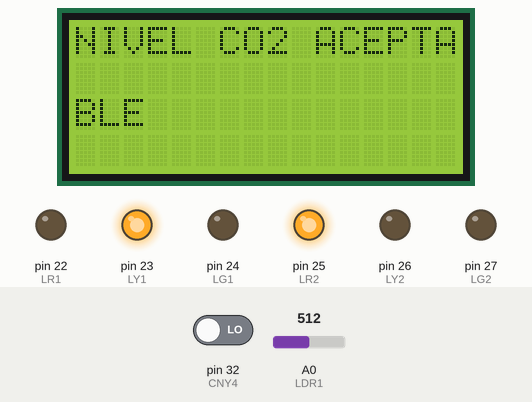
Recording of a sketch running on a simulated Arduino Mega 2560, built with avr-gcc and run on an emulated ATmega2560. On the bench: 16×4 character LCD, output pins drawn as LEDs (lit = HIGH). The inputs (shaded band) are chosen by the test bench; at power-on: A0 (LDR1) = 512, pin 32 (CNY4) LOW. What the sketch prints to the serial monitor is not drawn.

Above: at 15.4 s.
15.5 s: A0 (LDR1) set to 90
At 16.4 s:
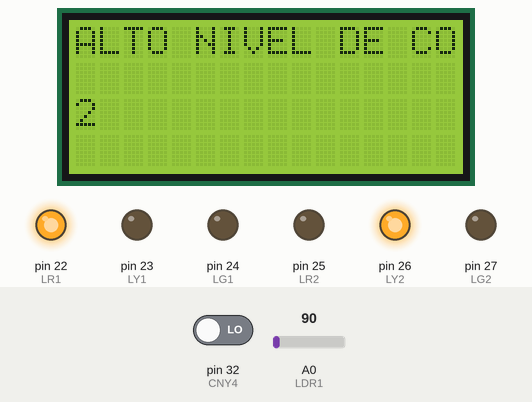
At 19.1 s:
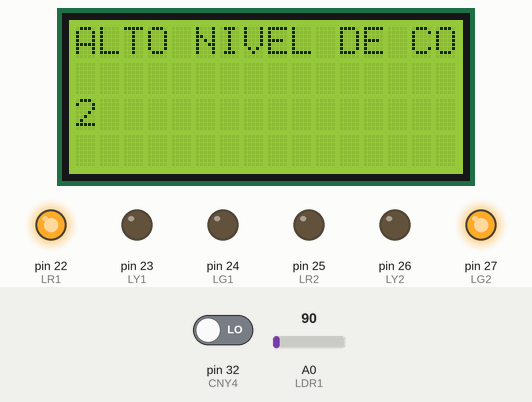
Timing chart, 0 to 20.6 s (numbered marks = the images above; inputs shaded):
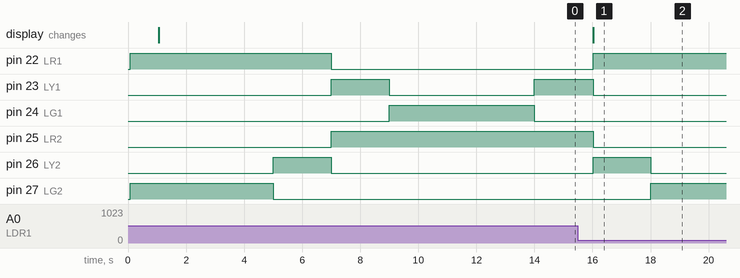

Measured:
- after the input at 15.5 s, pin 22 (LR1): goes on until 16.0 s, then stays HIGH; pin 23 (LY1), pin 25 (LR2): goes on until 16.0 s, then stays LOW; pin 26 (LY2): goes on until 18.0 s, then stays LOW; pin 27 (LG2): goes on until 18.0 s, then stays HIGH; the display: changes after 0.54 s (image 1)

The sketch:

smart-city.ino
```cpp
// Library definition
#include <Wire.h>              //Library required for I2C comms (LCD)
#include <LiquidCrystal_I2C.h> //Library for LCD display via I2C
#include <math.h>              //Mathematics library for pow function (CO2 computation)

// I/O pin labeling
#define LDR1 0  // LDR Light sensor from traffic light 1 connected in pin A0
#define LDR2 1  // LDR Light sensor from traffic light 2 connected in pin A1
#define CO2 3   // CO2 sensor connected in pin A3
#define P1 37   // Traffic light 1 button connected in pin 37
#define P2 36   // Traffic light 2 button connected in pin 36
#define CNY1 35 // Infrared sensor 1 in traffic light 1 connected in pin 35
#define CNY2 34 // Infrared sensor 2 in traffic light 1 connected in pin 34
#define CNY3 33 // Infrared sensor 3 in traffic light 1 connected in pin 33
#define CNY4 32 // Infrared sensor 4 in traffic light 2 connected in pin 32
#define CNY5 31 // Infrared sensor 5 in traffic light 2 connected in pin 31
#define CNY6 30 // Infrared sensor 6 in traffic light 2 connected in pin 30
#define LR1 22  // Red traffic light 1 connected in pin 22
#define LY1 23  // Yellow traffic light 1 connected in pin 23
#define LG1 24  // Green traffic light 1 connected in pin 24
#define LR2 25  // Red traffic light 2 connected in pin 25
#define LG2 27  // Green traffic light 2 connected in pin 27
#define LY2 26  // Yellow traffic light 2 connected in pin 26

// Library definitions
LiquidCrystal_I2C lcd(0x27, 16, 4); //Set the LCD address to 0x27 for a 16 chars and 4 line display

/*---------------------------------------------MEF CO2-----------------------------------------------*/
#define OK 0
#define WARNING 1
// Constant definitions
//->CO2
const float DC_GAIN = 8.5; // define the DC gain of amplifier CO2 sensor
// const float ZERO_POINT_VOLTAGE = 0.4329; //define the output of the sensor in volts when the concentration of CO2 is 400PPM
const float ZERO_POINT_VOLTAGE = 0.265;                                                  // define the output of the sensor in volts when the concentration of CO2 is 400PPM
const float REACTION_VOLTAGE = 0.059;                                                    // define the “voltage drop” of the sensor when move the sensor from air into 1000ppm CO2
const float CO2Curve[3] = {2.602, ZERO_POINT_VOLTAGE, (REACTION_VOLTAGE / (2.602 - 3))}; // Line curve with 2 points

// Variable definitions
char comm = '\0'; // Command to test an actuator or sensor
float volts = 0;  // Variable to store current voltage from CO2 sensor
float co2 = 0;    // Variable to store CO2 value

unsigned long timerCo2 = 0;  // Variable to store time
unsigned char stateCo2 = OK; // Variable to store current CO2 MEF state
unsigned char maxCo2 = 100;  // Variable that indicate the max value of CO2 for warning

void MEF_CO2()
{
  // Realizar la lectura del voltaje del sensor de CO2
  if (millis() - timerCo2 >= 1000)
  {
    /*volts = analogRead(A0) * (5.0 / 1023.0); // Leer el valor analógico y convertirlo a voltaje (asumiendo una referencia de 5V)

      // Calcular la concentración de CO2 basada en el voltaje medido
      if (volts >= ZERO_POINT_VOLTAGE)
      {
      co2 = pow(10, (volts - CO2Curve[1]) / CO2Curve[0] + CO2Curve[2]); // Aplicar la fórmula de la curva de calibración
      }
      else
      {
      co2 = 0; // Si el voltaje es menor que el voltaje de calibración inicial, establecer la concentración de CO2 en 0
      }
      //  Serial.println("CO2: " + String(co2));*/
    co2 = analogRead(LDR1);
    timerCo2 = millis();
  }

  switch (stateCo2)
  {
    case OK:
      if (co2 <= maxCo2)
      {
        stateCo2 = WARNING;
        lcd.setCursor(0, 0);
        lcd.print("                   ");
        lcd.setCursor(0, 0);
        lcd.print("ALTO NIVEL DE CO2");
        Serial.println("WARNING");
      }
      break;
    case WARNING:
      if (co2 > maxCo2)
      {
        stateCo2 = OK;
        lcd.setCursor(0, 0);
        lcd.print("                   ");
        lcd.setCursor(0, 0);
        lcd.print("NIVEL CO2 ACEPTABLE");
        lcd.setCursor(0, 1);
        lcd.print("                   ");
        Serial.println("OK");
      }
      break;
  }
}


/*---------------------------------------------MEF Autos-----------------------------------------------*/
#define AUTOS_EN_TUNEL 1
#define TUNEL_VACIO 0

unsigned long timerAutos = 0;
unsigned char autos = TUNEL_VACIO;
unsigned long sensorAutos = 0;

void MEF_AUTOS()
{
  // Realizar la lectura del voltaje del sensor de CO2

  if (millis() - timerAutos >= 1000)
  {
    //sensorAutos = 0 Sin Autos, 1 = Con Autos
    sensorAutos = digitalRead(CNY4) == LOW || digitalRead(CNY5) == LOW || digitalRead(CNY6) == LOW;
    timerAutos = millis();
  }

  switch (autos)
  {
    case TUNEL_VACIO:
      if (sensorAutos)
      {
        autos = AUTOS_EN_TUNEL; // Cambiar al estado de luz verde
      }
      break;
    case AUTOS_EN_TUNEL:
      if (!sensorAutos)
      {
        autos = TUNEL_VACIO; // Cambiar al estado de luz verde
      }
      break;
  }
}

/*---------------------------------------------MEF SEMAFORO-----------------------------------------------*/
#define calleOn 1
#define tunelOn 0

// Estados del semáforo
enum State
{
  STATE_RED,    // Estado de luz roja
  STATE_YELLOW, // Estado de luz amarilla
  STATE_GREEN   // Estado de luz verde
};

// Variables de estado y temporizadores
State stateSC = STATE_RED;   // Estado inicial del semáforo Calle: rojo
State stateST = STATE_GREEN; // Estado inicial del semáforo Tunel: verde
unsigned long timerS = 0;    // Temporizador para cambiar el estado del semáforo Calle
unsigned long via = 1;       // via == 1 es paso para el tunnel, via==0 es paso para la calle

unsigned long timerYellow = 2000;
// Duración de los estados en milisegundos
const unsigned long YELLOW_DURATION = timerYellow; // Duración de la luz amarilla
const unsigned long GREEN_DURATION = 5000;         // Duración de la luz verde

// Controlar el semáforo 1
void MEF_SemaforizacionCalle()
{

  switch (stateSC)
  {
    case STATE_RED:
      // Encender luz roja y apagar las demás
      digitalWrite(LR1, HIGH);
      digitalWrite(LY1, LOW);
      digitalWrite(LG1, LOW);
      // Comprobar si es hora de cambiar de estado
      if (stateST == STATE_RED && (stateCo2 == OK || (stateCo2 == WARNING && autos == TUNEL_VACIO)))
      {
        stateSC = STATE_YELLOW; // Cambiar al estado de luz verde
        timerS = millis();      // Reiniciar el temporizador
        via = 1;                // la via la posee el tunnel
      }
      break;

    case STATE_YELLOW:
      // Encender luz amarilla y apagar las demás
      digitalWrite(LY1, HIGH);
      digitalWrite(LG1, LOW);
      digitalWrite(LR1, LOW);
      // Comprobar si es hora de cambiar de estado
      if (via == 1)
      {
        // el paso aun lo tiene el tunnel voy para GREEN
        timerYellow = 2000;
        if (millis() - timerS >= YELLOW_DURATION)
        {
          stateSC = STATE_GREEN; // Cambiar al estado de luz roja
          timerS = millis();
        }
      } else {
        // el paso lo tiene la calle voy para RED
        timerYellow = 1500;
        if (millis() - timerS >= YELLOW_DURATION)
        {
          stateSC = STATE_RED; // Cambiar al estado de luz roja
          timerS = millis();
        }
      }
      break;
    case STATE_GREEN:
      // Encender luz verde y apagar las demás
      digitalWrite(LG1, HIGH);
      digitalWrite(LR1, LOW);
      digitalWrite(LY1, LOW);
      // Comprobar si es hora de cambiar de estado
      if (millis() - timerS >= GREEN_DURATION && (stateCo2 == OK || (stateCo2 == WARNING && autos == AUTOS_EN_TUNEL)))
      {
        stateSC = STATE_YELLOW; // Cambiar al estado de luz amarilla
        timerS = millis();      // Reiniciar el temporizador
        via = 0;
      }
      break;
  }
};

// Controlar el semáforo 2
void MEF_SemaforizacionTunel()
{
  switch (stateST)
  {
    case STATE_RED:
      // Encender luz roja y apagar las demás
      digitalWrite(LR2, HIGH);
      digitalWrite(LY2, LOW);
      digitalWrite(LG2, LOW);
      // Comprobar si es hora de cambiar de estado
      if (stateSC == STATE_RED && (stateCo2 == OK || (stateCo2 == WARNING && autos == AUTOS_EN_TUNEL)))
      {
        stateST = STATE_YELLOW; // Cambiar al estado de luz verde
        timerS = millis();      // Reiniciar el temporizador
        via = 0;                // la via la posee la calle
      }
      break;
    case STATE_YELLOW:
      // Encender luz amarilla y apagar las demás
      digitalWrite(LY2, HIGH);
      digitalWrite(LR2, LOW);
      digitalWrite(LG2, LOW);
      // Comprobar si es hora de cambiar de estado
      if (via == 1)
      {
        // el paso aun lo tiene el tunnel voy para RED
        timerYellow = 1500;
        if (millis() - timerS >= YELLOW_DURATION)
        {
          stateST = STATE_RED; // Cambiar al estado de luz roja
          timerS = millis();
        }
      }
      else
      {
        // el paso lo tiene la calle voy para GREEN
        timerYellow = 2000;
        if (millis() - timerS >= YELLOW_DURATION)
        {
          stateST = STATE_GREEN; // Cambiar al estado de luz roja
          timerS = millis();
        }
      }
      break;
    case STATE_GREEN:
      // Encender luz verde y apagar las demás
      digitalWrite(LR2, LOW);
      digitalWrite(LY2, LOW);
      digitalWrite(LG2, HIGH);
      // Comprobar si es hora de cambiar de estado
      if (millis() - timerS >= GREEN_DURATION && (stateCo2 == OK || (stateCo2 == WARNING && autos == TUNEL_VACIO)) )
      {
        stateST = STATE_YELLOW; // Cambiar al estado de luz amarilla
        timerS = millis();      // Reiniciar el temporizador
        via = 1;
      }

      break;
  }
};

String readSerial() {
  if (Serial.available() > 0) { //Check if there are bytes sent from PC
    String palabra = "Temperatura: ";
    palabra += Serial.readStringUntil('/');
    lcd.setCursor(0, 1);
    lcd.print("                   ");
    lcd.setCursor(0, 1);
    lcd.print(palabra);
  }
}


void setup()
{
  // Pin config
  pinMode(P1, INPUT);   // Traffic light 1 button as Input
  pinMode(P2, INPUT);   // Traffic light 2 button as Input
  pinMode(CNY1, INPUT); // Infrared sensor 1 in traffic light 1 as Input
  pinMode(CNY2, INPUT); // Infrared sensor 2 in traffic light 1 as Input
  pinMode(CNY3, INPUT); // Infrared sensor 3 in traffic light 1 as Input
  pinMode(CNY4, INPUT); // Infrared sensor 4 in traffic light 2 as Input
  pinMode(CNY5, INPUT); // Infrared sensor 5 in traffic light 2 as Input
  pinMode(CNY6, INPUT); // Infrared sensor 6 in traffic light 2 as Input
  pinMode(LR1, OUTPUT); // Red traffic light 1 as Output
  pinMode(LY1, OUTPUT); // Yellow traffic light 1 as Output
  pinMode(LG1, OUTPUT); // Green traffic light 1 as Output
  pinMode(LR2, OUTPUT); // Red traffic light 2 as Output
  pinMode(LY2, OUTPUT); // Yellow traffic light 2 as Output
  pinMode(LG2, OUTPUT); // Green traffic light 2 as Output

  // Output cleaning
  digitalWrite(LR1, LOW); // Turn Off Red traffic light 1
  digitalWrite(LY1, LOW); // Turn Off Yellow traffic light 1
  digitalWrite(LG1, LOW); // Turn Off Green traffic light 1
  digitalWrite(LR2, LOW); // Turn Off Red traffic light 2
  digitalWrite(LY2, LOW); // Turn Off Yellow traffic light 2
  digitalWrite(LG2, LOW); // Turn Off Green traffic light 2

  // Communications
  Serial.begin(9600); //Start Serial communications with computer via Serial0 (TX0 RX0) at 9600 bauds
  lcd.begin();  //Start communications with LCD display
  lcd.backlight();  //Turn on LCD backlight
  lcd.clear();
  lcd.setCursor(0, 0);
  if (stateCo2 == OK) {
    lcd.print("NIVEL CO2 ACEPTABLE");
  } else {
    lcd.print("ALTO NIVEL DE CO2");
  }
}

void loop()
{
  MEF_SemaforizacionCalle();
  MEF_SemaforizacionTunel();
  MEF_CO2();
  MEF_AUTOS();
  readSerial();
}
```
